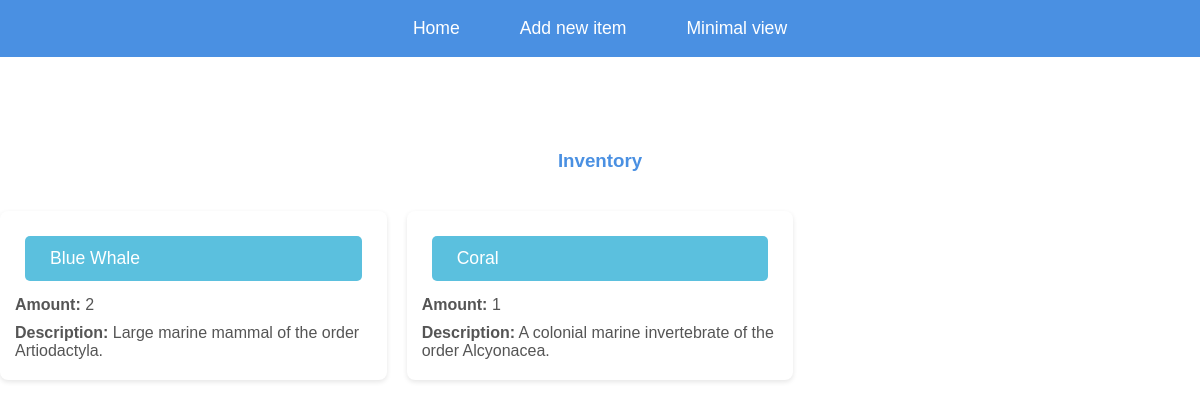
The app's page /maximal/ (signed in), older data.
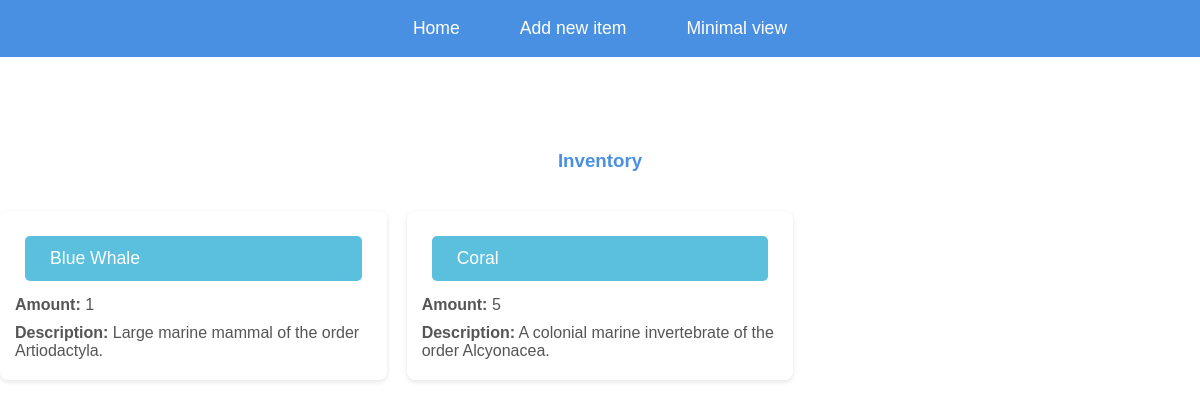
The same page, newer data.
### inventory/models.py (models this page shows, shortened)
class Item(models.Model):
    Item_name = models.CharField(max_length=100)
    Item_description = models.CharField(max_length=1000)
    Item_amount = models.IntegerField(default=1, validators=[MinValueValidator(0)])
    Item_lowStock = models.IntegerField(default=10, validators=[MinValueValidator(0)])
    Item_color = models.CharField(max_length=7, default="#000000")

### inventory/views.py (the view)
# urls.py: path('maximal/', views.Maximalview, name='maximal'),
@login_required
def Maximalview(request):
    user = request.user
    items_for_user = Item_User.objects.filter(user=user).select_related('item')
    Item_list = [item_user.item for item_user in items_for_user]
    Username = user.get_full_name()
    context = {
        "Item_list": Item_list,
        "Username": Username,
    }
    template = loader.get_template("inventory/maximal.html")
    return HttpResponse(template.render(context,request))

### inventory/templates/inventory/maximal.html (shortened to what this page needs)
<!DOCTYPE html>
<html lang="en">
<head>
</head>
<body>
    <div class="header">
        <a href="/home" class="button-header">Home</a>
        <a href="/inventory/add" class="button-header">Add new item</a>
        <a href="/inventory" class="button-header">Minimal view</a>
    </div>
    <div class="content">
        <h3>Inventory</h3>
        {% if Item_list %}
            <div class="button-container">
                {% for item in Item_list %}
                    <ul>
                        <li>
                            <a href="/inventory/{{ item.id }}/" class="button">{{ item.Item_name }}</a>
                            <p><b>Amount:</b> {{ item.Item_amount }}</p>
                            <p><b>Description:</b> {{ item.Item_description }}</p>
                        </li>
                    </ul>
                {% endfor %}
            </div>
        {% else %}
            <p>No items are available.</p>
        {% endif %}
    </div>
</body>
</html>

Row changes from the older to the newer data that the page shows:
changed Item "Blue Whale": Item_amount "2" → "1"
changed Item "Coral": Item_amount "1" → "5"
